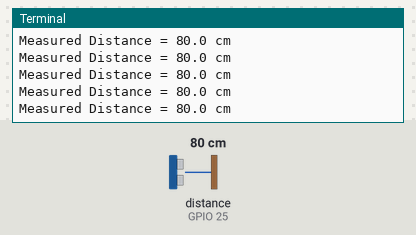
The program below on a simulated Raspberry Pi (BCM pin numbers). Parts: the last lines printed to the terminal. Inputs (shaded band) come from the test bench; at power-on: distance to the obstacle (sensor on GPIO 25) 80 cm. The echo pulse lasts 58.3 µs per cm; the clock reads 2024-03-15 10:24:30 at power-on unless the program sets it.

Above: at 1.2 s.
1.3 s: distance to the obstacle (sensor on GPIO 25) set to 2 cm
At 1.38 s:
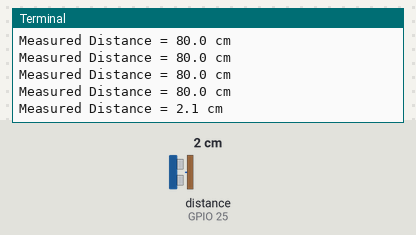
2.8 s: distance to the obstacle (sensor on GPIO 25) set to 4 cm
At 2.89 s:
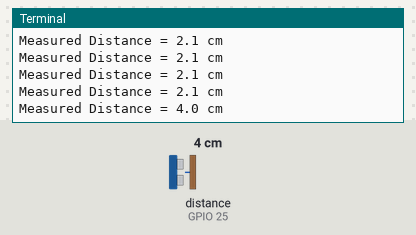
Timing chart, 0 to 5.8 s (numbered marks = the images above; inputs shaded):
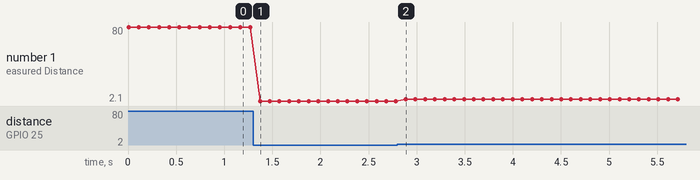

The program:

ultrasonic.py
```python
#!/usr/bin/env python
#Libraries
import RPi.GPIO as GPIO
import time

#GPIO Mode (BOARD / BCM)
GPIO.setmode(GPIO.BCM)

#set GPIO Pins
GPIO_TRIGGER = 18
GPIO_ECHO = 25

#set GPIO direction (IN / OUT)
GPIO.setup(GPIO_TRIGGER, GPIO.OUT)
GPIO.setup(GPIO_ECHO, GPIO.IN)

def distance():
    # set Trigger to HIGH
    GPIO.output(GPIO_TRIGGER, True)

    # set Trigger after 0.01ms to LOW
    time.sleep(0.00001)
    GPIO.output(GPIO_TRIGGER, False)

    StartTime = time.time()
    StopTime = time.time()

    # save StartTime
    while GPIO.input(GPIO_ECHO) == 0:
        StartTime = time.time()

    # save time of arrival
    while GPIO.input(GPIO_ECHO) == 1:
        StopTime = time.time()

    # time difference between start and arrival
    TimeElapsed = StopTime - StartTime
    # multiply with the sonic speed (34300 cm/s)
    # and divide by 2, because there and back
    distance = (TimeElapsed * 34300) / 2

    return distance

if __name__ == '__main__':
    print ("ultrasonic working")
    try:
        while True:
            dist = distance()
            print ("Measured Distance = %.1f cm" % dist)
            time.sleep(0.1)

        # Reset by pressing CTRL + C
    except KeyboardInterrupt:
        print("Measurement stopped by User")
        GPIO.cleanup()
```

Measured:
- after the input at 1.3 s, the terminal: prints a new line after 0.07 s (image 1)
- after the input at 2.8 s, the terminal: prints a new line after 0.09 s (image 2)
- plotted number 1: 80 → 2.1 after the input at 1.3 s, 2.1 → 4 after the input at 2.8 s
